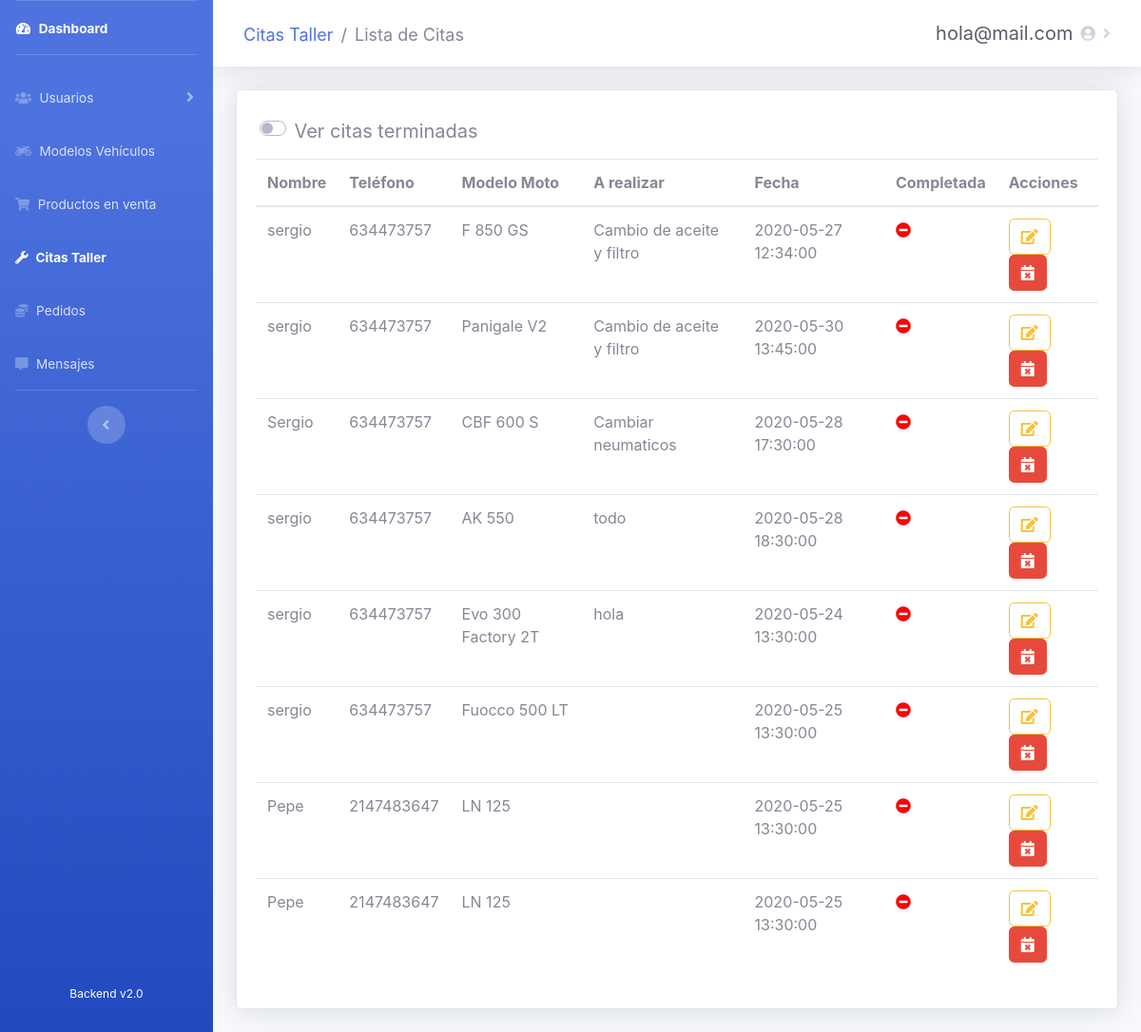
Screenshot of /admin/tasks/citas.php (signed in) with the database file from the repository.
### tables this page shows
CREATE TABLE `citas` (
  `id` int(10) NOT NULL,
  `id_usuario` int(10) DEFAULT NULL,
  `id_moto` int(10) NOT NULL,
  `fecha` datetime NOT NULL,
  `comentarios` varchar(250) DEFAULT NULL,
  `nombre` varchar(30) DEFAULT NULL,
  `email` varchar(20) DEFAULT NULL,
  `telefono` int(15) DEFAULT NULL,
  `completada` tinyint(1) NOT NULL DEFAULT 0
);

CREATE TABLE `moto_models` (
  `id` int(10) NOT NULL,
  `nombre` varchar(60) NOT NULL,
  `fabricante` int(10) NOT NULL,
  `is_active` tinyint(1) DEFAULT 1
);

### admin/tasks/citas.php (the view, shortened to what this page needs)
<?php
require_once('../recursos/conexionBD.php');
if (!isset($_SESSION['usuario']) and $_SESSION['estado'] != 'Autenticado') {
  header('Location: ../administrar.php');
} else {
  $usuario = $_SESSION['usuario'];
}
?>
<!DOCTYPE html>
<html lang="es">
<head>
  <link rel="stylesheet" href="https://use.fontawesome.com/releases/v5.11.2/css/all.css">
  <link href="../../css/sidebar-admin.css" rel="stylesheet">
  <link rel="stylesheet" type="text/css" href="https://cdn.datatables.net/v/bs4/dt-1.10.21/b-1.6.2/r-2.2.4/datatables.min.css" />
</head>
<body id="page-top">
  <div id="wrapper">
    <ul class="navbar-nav bg-gradient-primary sidebar sidebar-dark accordion" id="accordionSidebar">
      <div class="navbar-nav" style="height: 95%">
        <li class="nav-item active">
          <a class="nav-link" href="../dashboard.php">
            <i class="fas fa-fw fa-tachometer-alt"></i>
            <span>Dashboard</span>
          </a>
        </li>
        <hr class="sidebar-divider">
        <li class="nav-item">
          <a class="nav-link collapsed" href="#" data-toggle="collapse" data-target="#collapse3" aria-expanded="true" aria-controls="collapse3">
            <i class="fas fa-users"></i>
            <span>Usuarios</span>
          </a>
        </li>
        <li class="nav-item">
          <a class="nav-link" href="../vehicles/vehiculos.php">
            <i class="fas fa-motorcycle"></i>
            <span>Modelos Vehículos</span>
          </a>
        </li>
        <li class="nav-item">
          <a class="nav-link" href="../products/productos.php">
            <i class="fas fa-shopping-cart"></i>
            <span>Productos en venta</span>
          </a>
        </li>
        <li class="nav-item active">
          <a class="nav-link" href="#">
            <i class="fas fa-wrench"></i>
            <span>Citas Taller</span>
          </a>
        </li>
        <li class="nav-item">
          <a class="nav-link" href="../sales/pedidos.php">
            <i class="fas fa-coins"></i>
            <span>Pedidos</span>
          </a>
        </li>
        <li class="nav-item">
          <a class="nav-link" href="../messages/mensajes.php">
            <i class="fas fa-comment-alt"></i>
            <span>Mensajes</span>
          </a>
        </li>
        <hr class="sidebar-divider d-none d-md-block">
        <div class="text-center d-none d-md-inline">
          <button class="rounded-circle border-0" id="sidebarToggle"></button>
        </div>
      </div>
      <div class="text-center">
        <div class="container">
          <span style="color: white; font-size: 12px">Backend v2.0</span>
        </div>
      </div>
    </ul>
    <div id="content-wrapper" class="d-flex flex-column">
      <div id="content" style="max-height: 100%">
        <nav class="navbar navbar-expand navbar-light bg-white topbar mb-4 static-top shadow">
          <nav aria-label="breadcrumb">
            <ol class="breadcrumb">
              <li class="breadcrumb-item"><a href="#">Citas Taller</a></li>
              <li class="breadcrumb-item active" aria-current="page">Lista de Citas</li>
            </ol>
          </nav>
          <ul class="navbar-nav ml-auto">
            <li class="nav-item dropdown">
              <a class="nav-link dropdown-toggle" href="#" id="userDropdown" role="button" data-toggle="dropdown" aria-haspopup="true" aria-expanded="false">
                <span class="mr-2 d-none d-lg-inline text-gray-800 medium" style="font-size: 20px"><?php print($usuario) ?></span>
                <i class="fas fa-user-circle"></i>
              </a>
            </li>
          </ul>
        </nav>
        <div class="container-fluid">
          <div class="card shadow mb-4">
            <div class="card-body">
              <div class="custom-switch form-control-lg" style="margin-left: 0.5%; margin-bottom: 0.5%">
                <label class="custom-control-label" for="verTerminadas">Ver citas terminadas</label>
              </div>
              <div class="table-responsive" id="citasPendientes">
                <table class="table citas" cellspacing="0">
                  <thead>
                    <tr>
                      <th>Nombre</th>
                      <th>Teléfono</th>
                      <th>Modelo Moto</th>
                      <th>A realizar</th>
                      <th>Fecha</th>
                      <th>Completada</th>
                      <th>Acciones</th>
                    </tr>
                  </thead>
                  <tbody>
                    <?php
                    $consulta = "SELECT * FROM citas WHERE completada = 0";
                    $result = mysqli_query($conexion, $consulta);
                    while ($fila = mysqli_fetch_array($result)) { ?>
                      <tr>
                        <td><?php echo $fila["nombre"]; ?></td>
                        <td><?php echo $fila["telefono"]; ?></td>
                        <td><?php $consulta2 = "SELECT moto_models.nombre FROM citas
                                                  INNER JOIN motos ON citas.id_moto = motos.id_moto
                                                  INNER JOIN moto_models on motos.modelo = moto_models.id WHERE citas.id = $fila[id]";
                            $result2 = mysqli_query($conexion, $consulta2);
                            while ($fila2 = mysqli_fetch_array($result2)) {
                              echo $fila2["nombre"];
                            }
                            ?></td>
                        <td><?php echo $fila["comentarios"]; ?></td>
                        <td><?php echo $fila["fecha"]; ?></td>
                        <td><?php
                            if ($fila['completada'] == 1) {
                              echo "<span class='fas fa-check-circle' style='color:green'></span>";
                            } else {
                              echo "<span class='fas fa-minus-circle' style='color:red'></span>";
                            }
                            ?>
                        </td>
                        <td>
                          <a class="btn btn-outline-warning noFocus" href="#" title="Cambiar estado de cita" onclick="cambiarEstadoCita('<?php echo $fila["id"]; ?>');"><i class='fas fa-edit'></i></a>
                          <a class="btn btn-danger noFocus" title="Borrar Cita" style="cursor: pointer;" onclick="borrarCita('<?php echo $fila["id"]; ?>');"><i class="fas fa-calendar-times" style="color: white"></i></a>
                        </td>
                      </tr>
                    <?php }; ?>
                  </tbody>
                </table>
              </div>
            </div>
          </div>
        </div>
      </div>
    </div>
  </div>
</body>
</html>

### rows the page displays
citas: nombre "sergio", telefono "634473757", comentarios "Cambio de aceite y filtro", fecha "2020-05-27 12:34:00", completada 0 (drawn)
moto_models: nombre "F 850 GS"
citas: nombre "sergio", telefono "634473757", comentarios "Cambio de aceite y filtro", fecha "2020-05-30 13:45:00", completada 0 (drawn)
moto_models: nombre "Panigale V2"
citas: nombre "Sergio", telefono "634473757", comentarios "Cambiar neumaticos", fecha "2020-05-28 17:30:00", completada 0 (drawn)
moto_models: nombre "CBF 600 S"
citas: nombre "sergio", telefono "634473757", comentarios "todo", fecha "2020-05-28 18:30:00", completada 0 (drawn)
moto_models: nombre "AK 550"
citas: nombre "sergio", telefono "634473757", comentarios "hola", fecha "2020-05-24 13:30:00", completada 0 (drawn)
moto_models: nombre "Evo 300 Factory 2T"
citas: nombre "sergio", telefono "634473757", fecha "2020-05-25 13:30:00", completada 0 (drawn)
moto_models: nombre "Fuocco 500 LT"
citas: nombre "Pepe", telefono "2147483647", fecha "2020-05-25 13:30:00", completada 0 (drawn)
moto_models: nombre "LN 125"
citas: nombre "Pepe", telefono "2147483647", fecha "2020-05-25 13:30:00", completada 0 (drawn)

### other values shown
$usuario "hola@mail.com"
